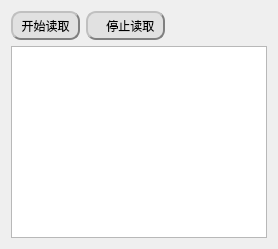
            <widget class="QWidget" name="tab_3">
             <attribute name="title">
              <string/>
             </attribute>
             <layout class="QGridLayout" name="gridLayout_7">
              <item row="0" column="0">
               <layout class="QVBoxLayout" name="verticalLayout_6">
                <item>
                 <layout class="QHBoxLayout" name="horizontalLayout_16">
                  <item>
                   <widget class="QToolButton" name="m_readLog">
                    <property name="styleSheet">
                     <string notr="true">QToolButton{background-color: rgb(225, 225, 225);border:2px groove gray;border-radius:10px;padding:2px 4px;border-style: outset;}
QToolButton:hover{background-color:rgb(229, 241, 251); color: black;}
QToolButton:pressed{background-color:rgb(204, 228, 247);border-style: inset;}</string>
                    </property>
                    <property name="text">
                     <string>开始读取</string>
                    </property>
                    <property name="iconSize">
                     <size>
                      <width>32</width>
                      <height>32</height>
                     </size>
                    </property>
                    <property name="toolButtonStyle">
                     <enum>Qt::ToolButtonTextUnderIcon</enum>
                    </property>
                   </widget>
                  </item>
                  <item>
                   <widget class="QToolButton" name="m_closeLog">
                    <property name="styleSheet">
                     <string notr="true">QToolButton{background-color: rgb(225, 225, 225);border:2px groove gray;border-radius:10px;padding:2px 4px;border-style: outset;}
QToolButton:hover{background-color:rgb(229, 241, 251); color: black;}
QToolButton:pressed{background-color:rgb(204, 228, 247);border-style: inset;}</string>
                    </property>
                    <property name="text">
                     <string>   停止读取</string>
                    </property>
                    <property name="iconSize">
                     <size>
                      <width>32</width>
                      <height>32</height>
                     </size>
                    </property>
                    <property name="toolButtonStyle">
                     <enum>Qt::ToolButtonTextUnderIcon</enum>
                    </property>
                   </widget>
                  </item>
                  <item>
                   <spacer name="horizontalSpacer_6">
                    <property name="orientation">
                     <enum>Qt::Horizontal</enum>
                    </property>
                    <property name="sizeHint" stdset="0">
                     <size>
                      <width>40</width>
                      <height>20</height>
                     </size>
                    </property>
                   </spacer>
                  </item>
                 </layout>
                </item>
                <item>
                 <widget class="QTextBrowser" name="textBrowser"/>
                </item>
               </layout>
              </item>
             </layout>
            </widget>
